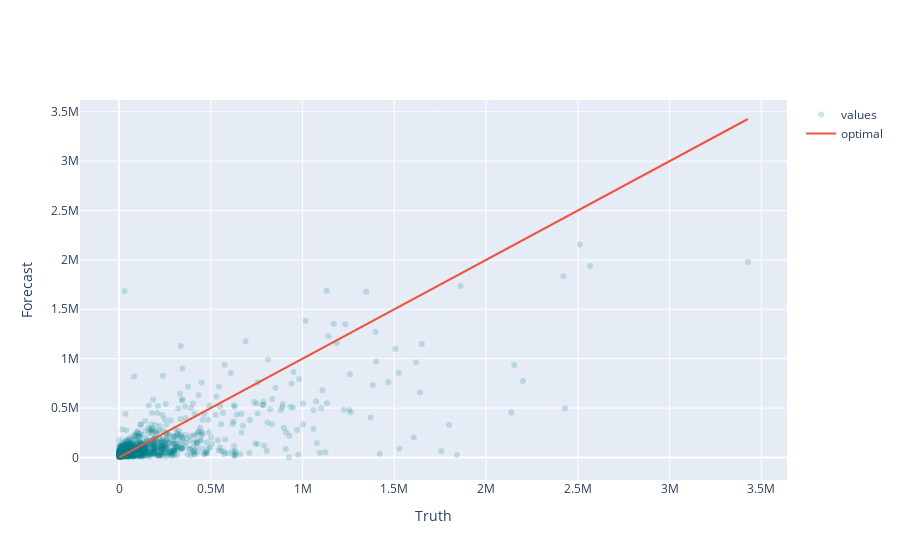

Notebook source saved alongside this figure:
### Code cell
df_validation = pd.DataFrame(y_test)
df_validation['yhat'] = yhat_rf
df_validation = df_validation.rename(columns={"sales": 'y'})

import plotly.express as px
import plotly.graph_objects as go

def plot_truth_vs_actual(validation_df: pd.DataFrame):
    fig = go.Figure(data=go.Scatter(
        x=validation_df.y, y=validation_df.yhat,
        mode="markers",
        name='values',
        marker=dict(color="#00828c", opacity=0.2),
    ))
    fig.add_trace(go.Scatter(x=validation_df.y, y=validation_df.y, name='optimal'))
    fig.update_layout(
        xaxis_title="Truth",
        yaxis_title="Forecast"
    )
    return fig

plot_truth_vs_actual(df_validation)

### Figure 1 — Plotly figure (JSON) as saved in the notebook; plotly's stock layout.template omitted (floating-point values rounded to 4 significant figures; data arrays with more than 128 entries replaced by an {"elided": "..."} marker saying what was removed)
{"data": [{"marker": {"color": "#00828c", "opacity": 0.2}, "mode": "markers", "name": "values", "type": "scatter", "x": {"elided": "1342 int values"}, "y": {"elided": "1342 float values"}}, {"name": "optimal", "type": "scatter", "x": {"elided": "1342 int values"}, "y": {"elided": "1342 int values"}}], "layout": {"xaxis": {"title": {"text": "Truth"}}, "yaxis": {"title": {"text": "Forecast"}}}}
